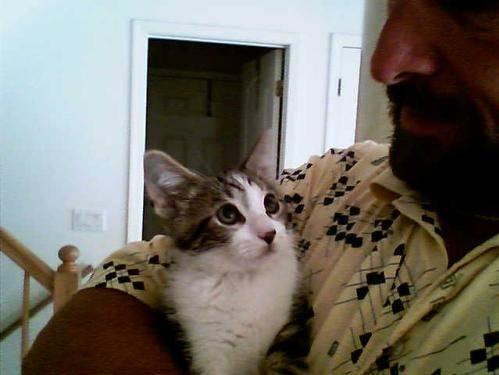
#> input picture api/SourceImages/cat999/cats_00029.jpg, 499 x 375 px; its folder holds 4 pictures in this run
$ python preprocess.py
#> lines starting #> are read from the running program, lines starting #| are printed output that depends on the picture
import os
import json
from pickletools import optimize
from venv import create
from PIL import Image
from PIL.Image import Image as ImgType
from utilities import average_RGB, SOURCE_IMG_CROPPED_SIZE


def create_cache(source_images_folder):
    """
    Crop all source images into squares, then
    create RGB data file for all cropped images
    """
    cropped_images_folder = create_cropped_folder(source_images_folder)
    cache_path = "./Data/" + os.path.basename(cropped_images_folder) + "-cache.json"

    if not os.path.exists(cache_path):
        cache_dict = cache_average_RGB_for_folder(cropped_images_folder)
        with open(cache_path, "w") as f:
            f.write(json.dumps(cache_dict, indent=2))
        print(f"Cached average RGB for source folder: {source_images_folder}")
    else:
        print(cache_path + " existed")
    return cache_path


def create_cropped_folder(source_images_folder):
    """
    Square cropping all source images in a folder, and save to different folder
    """
#> called with source_images_folder = './SourceImages/cat999'
    cropped_images_folder = os.path.join(
        "./ProcessedSource/", os.path.basename(source_images_folder) + "-resized")
    if not os.path.exists(cropped_images_folder):
        os.makedirs(cropped_images_folder)
        print("Created " + cropped_images_folder)
        for image_file in os.listdir(source_images_folder):
            if image_file.endswith(".jpg"):
                sourceIm = Image.open(source_images_folder + "/" + image_file)
#> sourceIm is the input picture: PIL image 499x375 RGB; mean R, G, B 114.1, 109.9, 100.9
                crop_and_resize(sourceIm, cropped_images_folder)
    else:
        print(cropped_images_folder + " existed")

    return cropped_images_folder


def crop_and_resize(image: ImgType, destination_folder, square_size=SOURCE_IMG_CROPPED_SIZE):
    """Crop images into square, with square side = min(width, height)"""
#> called with destination_folder = './ProcessedSource/cat999-resized', square_size = 80
    width, height = image.size
#> width = 499; height = 375
    file_name = os.path.basename(image.filename)[0:-4] + "_cropped.jpg"
    file_path = os.path.join(destination_folder, file_name)
    if width > height:
        side = height
#> side = 375
        x = int((width - height) / 2)
#> x = 62
        image = image.crop((x, 0, x + side, side))
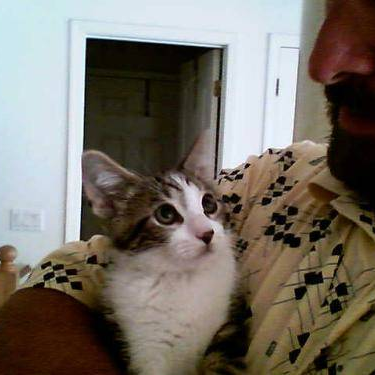
#> image: PIL image 375x375 RGB; mean R, G, B 118.7, 112, 102.5
    elif width < height:
        side = width
        x = int((height - width) / 2)
        image = image.crop((0, x, side, x + side))

    image = image.resize((square_size, square_size))
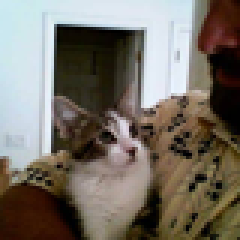
#> image: PIL image 80x80 RGB (shown 3 times larger); mean R, G, B 118.7, 112, 102.5
#> in create_cache, `cropped_images_folder = create_cropped_folder(source_images_folder)`: cropped_images_folder = './ProcessedSource/cat999-resized'
    image.save(file_path, optimize=True)

    # print("Saved " + file_path)


def cache_average_RGB_for_folder(source_folder_path):
    cache = {}
    for image_path in os.listdir(source_folder_path):
        if image_path.endswith(".jpg"):
            image_full_path = os.path.join(source_folder_path, image_path)
            RGB_tuple = average_RGB(Image.open(image_full_path))
            # Need to make the keys into string else won't be able to store into JSON
            cache[str(RGB_tuple)] = image_path

    return cache


if __name__ == "__main__":
    source_folders = ["cat999", "dog1000", "danborou-anime-set-0007"]

    for folder_name in source_folders:
        create_cache("./SourceImages/" + folder_name)
#> in create_cache, `cache_dict = cache_average_RGB_for_folder(cropped_images_folder)`: cache_dict = 0 items
#> (the run stopped early here; a loop or call above may not have finished)
